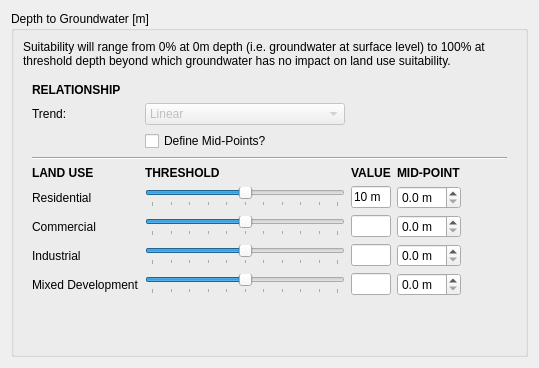
                      <widget class="QWidget" name="page_7">
                       <layout class="QVBoxLayout" name="verticalLayout_21">
                        <item>
                         <widget class="QGroupBox" name="gw_box">
                          <property name="title">
                           <string>Depth to Groundwater [m]</string>
                          </property>
                          <layout class="QVBoxLayout" name="verticalLayout_34">
                           <item>
                            <widget class="QLabel" name="gw_descr">
                             <property name="text">
                              <string>Suitability will range from 0% at 0m depth (i.e. groundwater at surface level) to 100% at threshold depth beyond which groundwater has no impact on land use suitability.</string>
                             </property>
                             <property name="wordWrap">
                              <bool>true</bool>
                             </property>
                            </widget>
                           </item>
                           <item>
                            <widget class="QWidget" name="gw_widget" native="true">
                             <layout class="QGridLayout" name="gridLayout_20">
                              <item row="8" column="4">
                               <spacer name="horizontalSpacer_85">
                                <property name="orientation">
                                 <enum>Qt::Horizontal</enum>
                                </property>
                                <property name="sizeHint" stdset="0">
                                 <size>
                                  <width>40</width>
                                  <height>20</height>
                                 </size>
                                </property>
                               </spacer>
                              </item>
                              <item row="6" column="4">
                               <spacer name="horizontalSpacer_86">
                                <property name="orientation">
                                 <enum>Qt::Horizontal</enum>
                                </property>
                                <property name="sizeHint" stdset="0">
                                 <size>
                                  <width>40</width>
                                  <height>20</height>
                                 </size>
                                </property>
                               </spacer>
                              </item>
                              <item row="6" column="1">
                               <widget class="QSlider" name="gw_com_slider">
                                <property name="minimumSize">
                                 <size>
                                  <width>200</width>
                                  <height>0</height>
                                 </size>
                                </property>
                                <property name="maximum">
                                 <number>20</number>
                                </property>
                                <property name="singleStep">
                                 <number>1</number>
                                </property>
                                <property name="pageStep">
                                 <number>5</number>
                                </property>
                                <property name="value">
                                 <number>10</number>
                                </property>
                                <property name="sliderPosition">
                                 <number>10</number>
                                </property>
                                <property name="orientation">
                                 <enum>Qt::Horizontal</enum>
                                </property>
                                <property name="invertedAppearance">
                                 <bool>false</bool>
                                </property>
                                <property name="tickPosition">
                                 <enum>QSlider::TicksBelow</enum>
                                </property>
                                <property name="tickInterval">
                                 <number>2</number>
                                </property>
                               </widget>
                              </item>
                              <item row="4" column="0">
                               <widget class="QLabel" name="gw_header1">
                                <property name="text">
                                 <string>&lt;html&gt;&lt;head/&gt;&lt;body&gt;&lt;p&gt;&lt;span style=&quot; font-weight:600;&quot;&gt;LAND USE&lt;/span&gt;&lt;/p&gt;&lt;/body&gt;&lt;/html&gt;</string>
                                </property>
                               </widget>
                              </item>
                              <item row="7" column="1">
                               <widget class="QSlider" name="gw_ind_slider">
                                <property name="minimumSize">
                                 <size>
                                  <width>200</width>
                                  <height>0</height>
                                 </size>
                                </property>
                                <property name="maximum">
                                 <number>20</number>
                                </property>
                                <property name="singleStep">
                                 <number>1</number>
                                </property>
                                <property name="pageStep">
                                 <number>5</number>
                                </property>
                                <property name="value">
                                 <number>10</number>
                                </property>
                                <property name="sliderPosition">
                                 <number>10</number>
                                </property>
                                <property name="orientation">
                                 <enum>Qt::Horizontal</enum>
                                </property>
                                <property name="invertedAppearance">
                                 <bool>false</bool>
                                </property>
                                <property name="tickPosition">
                                 <enum>QSlider::TicksBelow</enum>
                                </property>
                                <property name="tickInterval">
                                 <number>2</number>
                                </property>
                               </widget>
                              </item>
                              <item row="5" column="4">
                               <spacer name="horizontalSpacer_53">
                                <property name="orientation">
                                 <enum>Qt::Horizontal</enum>
                                </property>
                                <property name="sizeHint" stdset="0">
                                 <size>
                                  <width>40</width>
                                  <height>20</height>
                                 </size>
                                </property>
                               </spacer>
                              </item>
                              <item row="7" column="4">
                               <spacer name="horizontalSpacer_84">
                                <property name="orientation">
                                 <enum>Qt::Horizontal</enum>
                                </property>
                                <property name="sizeHint" stdset="0">
                                 <size>
                                  <width>40</width>
                                  <height>20</height>
                                 </size>
                                </property>
                               </spacer>
                              </item>
                              <item row="8" column="2">
                               <widget class="QLineEdit" name="gw_orc_box">
                                <property name="maximumSize">
                                 <size>
                                  <width>40</width>
                                  <height>16777215</height>
                                 </size>
                                </property>
                               </widget>
                              </item>
                              <item row="5" column="2">
                               <widget class="QLineEdit" name="gw_res_box">
                                <property name="maximumSize">
                                 <size>
                                  <width>40</width>
                                  <height>16777215</height>
                                 </size>
                                </property>
                                <property name="text">
                                 <string>10 m</string>
                                </property>
                               </widget>
                              </item>
                              <item row="4" column="1">
                               <widget class="QLabel" name="gw_header2">
                                <property name="text">
                                 <string>&lt;html&gt;&lt;head/&gt;&lt;body&gt;&lt;p&gt;&lt;span style=&quot; font-weight:600;&quot;&gt;THRESHOLD&lt;/span&gt;&lt;/p&gt;&lt;/body&gt;&lt;/html&gt;</string>
                                </property>
                               </widget>
                              </item>
                              <item row="7" column="0">
                               <widget class="QLabel" name="gw_lbl3">
                                <property name="text">
                                 <string>Industrial</string>
                                </property>
                               </widget>
                              </item>
                              <item row="8" column="0">
                               <widget class="QLabel" name="gw_lbl4">
                                <property name="text">
                                 <string>Mixed Development</string>
                                </property>
                               </widget>
                              </item>
                              <item row="4" column="2">
                               <widget class="QLabel" name="gw_header3">
                                <property name="text">
                                 <string>&lt;html&gt;&lt;head/&gt;&lt;body&gt;&lt;p&gt;&lt;span style=&quot; font-weight:600;&quot;&gt;VALUE&lt;/span&gt;&lt;/p&gt;&lt;/body&gt;&lt;/html&gt;</string>
                                </property>
                               </widget>
                              </item>
                              <item row="8" column="1">
                               <widget class="QSlider" name="gw_orc_slider">
                                <property name="minimumSize">
                                 <size>
                                  <width>200</width>
                                  <height>0</height>
                                 </size>
                                </property>
                                <property name="maximum">
                                 <number>20</number>
                                </property>
                                <property name="singleStep">
                                 <number>1</number>
                                </property>
                                <property name="pageStep">
                                 <number>5</number>
                                </property>
                                <property name="value">
                                 <number>10</number>
                                </property>
                                <property name="sliderPosition">
                                 <number>10</number>
                                </property>
                                <property name="orientation">
                                 <enum>Qt::Horizontal</enum>
                                </property>
                                <property name="invertedAppearance">
                                 <bool>false</bool>
                                </property>
                                <property name="tickPosition">
                                 <enum>QSlider::TicksBelow</enum>
                                </property>
                                <property name="tickInterval">
                                 <number>2</number>
                                </property>
                               </widget>
                              </item>
                              <item row="7" column="2">
                               <widget class="QLineEdit" name="gw_ind_box">
                                <property name="maximumSize">
                                 <size>
                                  <width>40</width>
                                  <height>16777215</height>
                                 </size>
                                </property>
                               </widget>
                              </item>
                              <item row="5" column="1">
                               <widget class="QSlider" name="gw_res_slider">
                                <property name="minimumSize">
                                 <size>
                                  <width>200</width>
                                  <height>0</height>
                                 </size>
                                </property>
                                <property name="maximum">
                                 <number>20</number>
                                </property>
                                <property name="singleStep">
                                 <number>1</number>
                                </property>
                                <property name="pageStep">
                                 <number>5</number>
                                </property>
                                <property name="value">
                                 <number>10</number>
                                </property>
                                <property name="sliderPosition">
                                 <number>10</number>
                                </property>
                                <property name="orientation">
                                 <enum>Qt::Horizontal</enum>
                                </property>
                                <property name="invertedAppearance">
                                 <bool>false</bool>
                                </property>
                                <property name="tickPosition">
                                 <enum>QSlider::TicksBelow</enum>
                                </property>
                                <property name="tickInterval">
                                 <number>2</number>
                                </property>
                               </widget>
                              </item>
                              <item row="5" column="0">
                               <widget class="QLabel" name="gw_lbl1">
                                <property name="text">
                                 <string>Residential</string>
                                </property>
                               </widget>
                              </item>
                              <item row="6" column="2">
                               <widget class="QLineEdit" name="gw_com_box">
                                <property name="maximumSize">
                                 <size>
                                  <width>40</width>
                                  <height>16777215</height>
                                 </size>
                                </property>
                               </widget>
                              </item>
                              <item row="6" column="0">
                               <widget class="QLabel" name="gw_lbl2">
                                <property name="text">
                                 <string>Commercial</string>
                                </property>
                               </widget>
                              </item>
                              <item row="1" column="0">
                               <widget class="QLabel" name="gw_lbl5">
                                <property name="text">
                                 <string>Trend:</string>
                                </property>
                               </widget>
                              </item>
                              <item row="3" column="0" colspan="5">
                               <widget class="Line" name="line_2">
                                <property name="orientation">
                                 <enum>Qt::Horizontal</enum>
                                </property>
                               </widget>
                              </item>
                              <item row="1" column="1">
                               <widget class="QComboBox" name="gw_trend_combo">
                                <property name="enabled">
                                 <bool>false</bool>
                                </property>
                                <item>
                                 <property name="text">
                                  <string>Linear</string>
                                 </property>
                                </item>
                                <item>
                                 <property name="text">
                                  <string>Quadratic</string>
                                 </property>
                                </item>
                                <item>
                                 <property name="text">
                                  <string>Cubic</string>
                                 </property>
                                </item>
                                <item>
                                 <property name="text">
                                  <string>Inverse Quadratic</string>
                                 </property>
                                </item>
                                <item>
                                 <property name="text">
                                  <string>Inverse Cubic</string>
                                 </property>
                                </item>
                                <item>
                                 <property name="text">
                                  <string>Sigmoid</string>
                                 </property>
                                </item>
                                <item>
                                 <property name="text">
                                  <string>Mid-Point</string>
                                 </property>
                                </item>
                               </widget>
                              </item>
                              <item row="0" column="0">
                               <widget class="QLabel" name="gw_header4">
                                <property name="text">
                                 <string>&lt;html&gt;&lt;head/&gt;&lt;body&gt;&lt;p&gt;&lt;span style=&quot; font-weight:600;&quot;&gt;RELATIONSHIP&lt;/span&gt;&lt;/p&gt;&lt;/body&gt;&lt;/html&gt;</string>
                                </property>
                               </widget>
                              </item>
                              <item row="4" column="3">
                               <widget class="QLabel" name="gw_header3_2">
                                <property name="text">
                                 <string>&lt;html&gt;&lt;head/&gt;&lt;body&gt;&lt;p&gt;&lt;span style=&quot; font-weight:600;&quot;&gt;MID-POINT&lt;/span&gt;&lt;/p&gt;&lt;/body&gt;&lt;/html&gt;</string>
                                </property>
                               </widget>
                              </item>
                              <item row="2" column="1">
                               <widget class="QCheckBox" name="gw_include_midpoints">
                                <property name="text">
                                 <string>Define Mid-Points?</string>
                                </property>
                               </widget>
                              </item>
                              <item row="5" column="3">
                               <widget class="QDoubleSpinBox" name="gw_res_midpoint">
                                <property name="suffix">
                                 <string> m</string>
                                </property>
                                <property name="decimals">
                                 <number>1</number>
                                </property>
                                <property name="maximum">
                                 <double>20.000000000000000</double>
                                </property>
                               </widget>
                              </item>
                              <item row="6" column="3">
                               <widget class="QDoubleSpinBox" name="gw_com_midpoint">
                                <property name="suffix">
                                 <string> m</string>
                                </property>
                                <property name="decimals">
                                 <number>1</number>
                                </property>
                                <property name="maximum">
                                 <double>20.000000000000000</double>
                                </property>
                               </widget>
                              </item>
                              <item row="7" column="3">
                               <widget class="QDoubleSpinBox" name="gw_ind_midpoint">
                                <property name="suffix">
                                 <string> m</string>
                                </property>
                                <property name="decimals">
                                 <number>1</number>
                                </property>
                                <property name="maximum">
                                 <double>20.000000000000000</double>
                                </property>
                               </widget>
                              </item>
                              <item row="8" column="3">
                               <widget class="QDoubleSpinBox" name="gw_orc_midpoint">
                                <property name="suffix">
                                 <string> m</string>
                                </property>
                                <property name="decimals">
                                 <number>1</number>
                                </property>
                                <property name="maximum">
                                 <double>20.000000000000000</double>
                                </property>
                               </widget>
                              </item>
                             </layout>
                            </widget>
                           </item>
                           <item>
                            <spacer name="verticalSpacer_6">
                             <property name="orientation">
                              <enum>Qt::Vertical</enum>
                             </property>
                             <property name="sizeHint" stdset="0">
                              <size>
                               <width>20</width>
                               <height>40</height>
                              </size>
                             </property>
                            </spacer>
                           </item>
                          </layout>
                         </widget>
                        </item>
                       </layout>
                      </widget>
